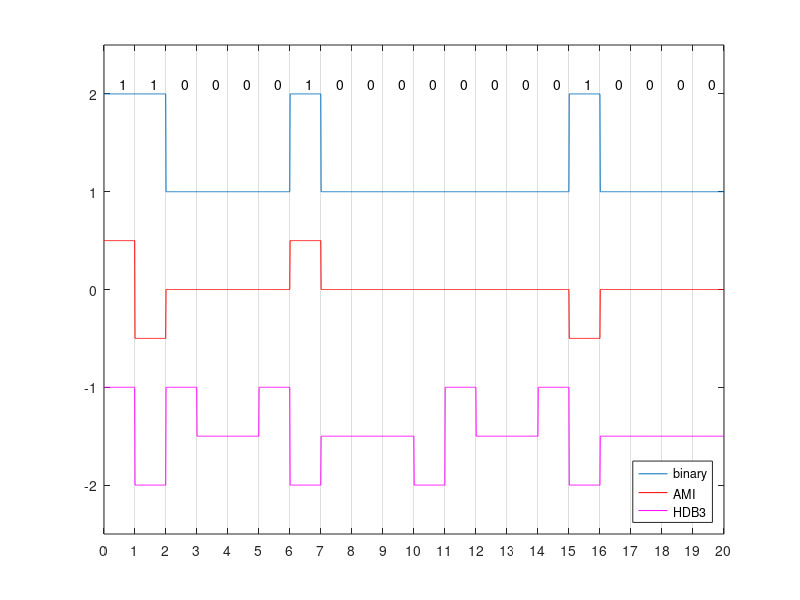

MATLAB code for this plot:
%AMI & HDB3 encoder
clf
clear all
N = 20;
hdb3pattern1 = [1 0 0 1];       % scrambling pattern 1
hdb3pattern2 = [0 0 0 1];       % scrambling pattern 2
% binary = rand(1,N)>0.5;       % generate random binary
binary = [1 1 0 0 0 0 1 0 0 0 0 0 0 0 0 1 0 0 0 0]; % or generate this binary stream for testing
% first generate AMI code
mark = 0;       % initialize the mark
for k=1:N       % go through all the bits
    if(binary(k)==0) ami(k)=0;
    else
        if(mark==0)
            ami(k) = 1; mark = 1;
        else
            ami(k) = -1; mark = 0;
        end
    end
end
k = 1;
hdb3 = zeros(1,N);
prepole = -1;       % initialize the previous pole, for the next one to be positive
while(k<=N-4)
    if(ami(k)==0 & ami(k+1)==0 & ami(k+2)==0 & ami(k+3)==0)     % for 4 consecutive zeros
        if(mod(sum(hdb3(1:k)),2)==0)  % if the previous pulses are evenly balanced
            if(prepole == -1)           % if the previous pole is negative
                hdb3(k:k+3) = hdb3pattern1;
                prepole = 1;
            else        % if the previous pole is positive
                hdb3(k:k+3) = -hdb3pattern1;
                prepole = -1;
            end     % end of pole checking
        else     % if the previous pulses are oddly balanced
            if(prepole == 1)
                hdb3(k:k+3) = hdb3pattern2;
            else
                hdb3(k:k+3) = -hdb3pattern2;
            end
        end
        k=k+4;
    else
        if(ami(k)~=0) 
            hdb3(k) = -prepole;
            prepole = hdb3(k);
        else
            hdb3(k)=ami(k);
        end
        k=k+1;
    end
end
tr = 100;
t = linspace(0,N,tr*N);         % make a timeline
bt = kron(binary, ones(1,tr));  % extend all the signals in time
amit = kron(ami, ones(1,tr));
hdb3t = kron(hdb3, ones(1,tr));
figure(1)
plot(t,bt+1, t, 0.5*amit,'r',t,0.5*hdb3t-1.5,'m');
legend('binary','AMI','HDB3','location','southeast');
set(gca,'XTick',[0:N])
set(gca,'XGrid','on');
axis([0 N -2.5 2.5]);
for k=1:N
    text(k-0.5,2.1,sprintf('%d',binary(k)));
end
